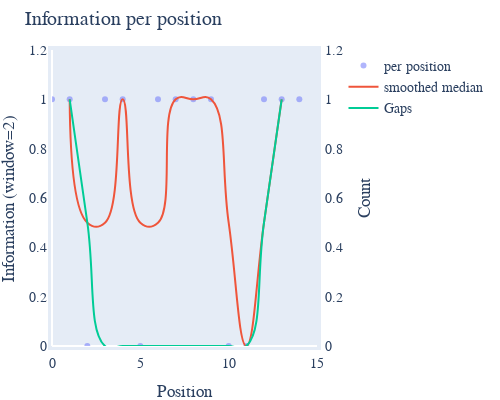

Notebook source saved alongside this figure:
### Markdown cell above
## Illustrated with a simple example

### Code cell
from cogent3 import make_seq, make_aligned_seqs, load_aligned_seqs

s1 = make_seq('TGATGTAAGGTAGTT', name='s1', moltype="dna")
s2 = make_seq('--CTGGAAGGGT---', name='s2', moltype="dna")

seqs = make_aligned_seqs(data=[s1, s2], array_align=False, 
                         moltype='dna')
draw = seqs.information_plot(window=2, include_gap=True)
draw.show(width=500, height=400)

### Figure 1 — Plotly figure (JSON) as saved in the notebook; plotly's stock layout.template omitted (floating-point values rounded to 4 significant figures)
{"data": [{"mode": "markers", "name": "per position", "opacity": 0.5, "type": "scatter", "x": [0, 1, 2, 3, 4, 5, 6, 7, 8, 9, 10, 11, 12, 13, 14], "y": [1.0, 1.0, 0.0, 1.0, 1.0, 0.0, 1.0, 1.0, 1.0, 1.0, 0.0, 0.0, 1.0, 1.0, 1.0]}, {"line": {"shape": "spline", "smoothing": 1.3}, "mode": "lines", "name": "smoothed median", "type": "scatter", "x": [1, 2, 3, 4, 5, 6, 7, 8, 9, 10, 11, 12, 13], "y": [1.0, 0.5, 0.5, 1.0, 0.5, 0.5, 1.0, 1.0, 1.0, 0.5, 0.0, 0.5, 1.0]}, {"line": {"shape": "spline", "smoothing": 1.3}, "mode": "lines", "name": "Gaps", "type": "scatter", "x": [1, 2, 3, 4, 5, 6, 7, 8, 9, 10, 11, 12, 13], "y": [1.0, 0.5, 0.0, 0.0, 0.0, 0.0, 0.0, 0.0, 0.0, 0.0, 0.0, 0.5, 1.0], "yaxis": "y2"}], "layout": {"autosize": false, "font": {"family": "Balto", "size": 14}, "height": 400, "hovermode": "closest", "legend": {"x": 1.1, "y": 1}, "margin": {"b": 50, "l": 50, "pad": 4, "r": 50, "t": 50}, "showlegend": true, "title": {"text": "Information per position"}, "width": 500, "xaxis": {"mirror": true, "range": [0, 15], "showgrid": false, "showline": true, "title": {"text": "Position"}, "visible": true}, "yaxis": {"range": [0, 1.2], "showgrid": false, "title": {"text": "Information (window=2)"}, "visible": true}, "yaxis2": {"overlaying": "y", "range": [0, 1.2], "showgrid": false, "showline": true, "side": "right", "title": {"text": "Count"}}}}
